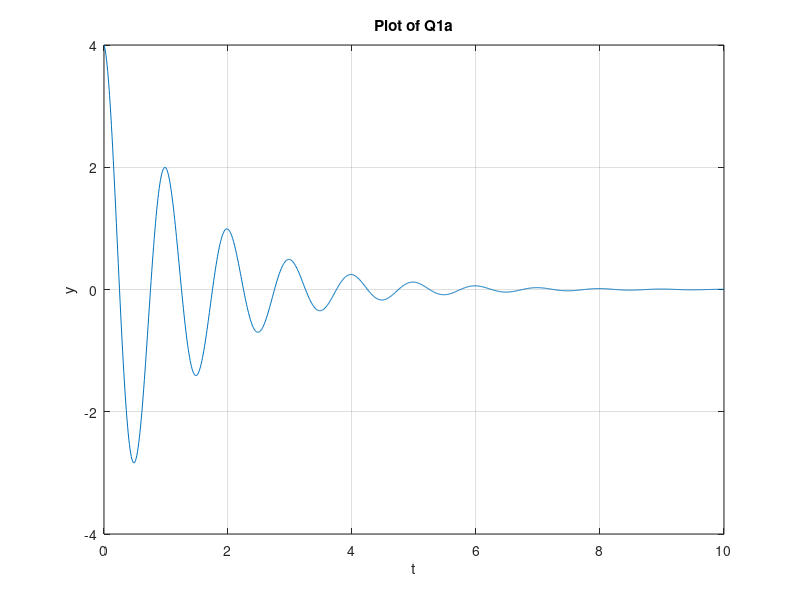

The MATLAB source for this figure:
% define t
t = 0:0.01:10;
% define y in terms of t
y = 4 * exp(-0.7*t) .* cos(2*pi*t);

% plot the function
figure, plot(t, y); grid on;
xlabel('t');
 ylabel('y');
title('Plot of Q1a');
axis([0 10 -4 4]);